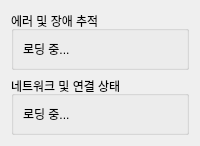
<?xml version="1.0" encoding="UTF-8"?>
<ui version="4.0">
 <class>SystemDiagnosticsTab</class>
 <widget class="QWidget" name="SystemDiagnosticsTab">
  <layout class="QVBoxLayout" name="verticalLayout_8">
   <item>
    <widget class="QGroupBox" name="error_group">
     <property name="title">
      <string>에러 및 장애 추적</string>
     </property>
     <layout class="QVBoxLayout" name="verticalLayout_9">
      <item>
       <widget class="QLabel" name="error_label">
        <property name="text">
         <string>로딩 중...</string>
        </property>
        <property name="alignment">
         <set>Qt::AlignLeading|Qt::AlignLeft|Qt::AlignTop</set>
        </property>
       </widget>
      </item>
     </layout>
    </widget>
   </item>
   <item>
    <widget class="QGroupBox" name="network_group">
     <property name="title">
      <string>네트워크 및 연결 상태</string>
     </property>
     <layout class="QVBoxLayout" name="verticalLayout_10">
      <item>
       <widget class="QLabel" name="network_label">
        <property name="text">
         <string>로딩 중...</string>
        </property>
        <property name="alignment">
         <set>Qt::AlignLeading|Qt::AlignLeft|Qt::AlignTop</set>
        </property>
       </widget>
      </item>
     </layout>
    </widget>
   </item>
  </layout>
 </widget>
 <resources/>
 <connections/>
</ui>
